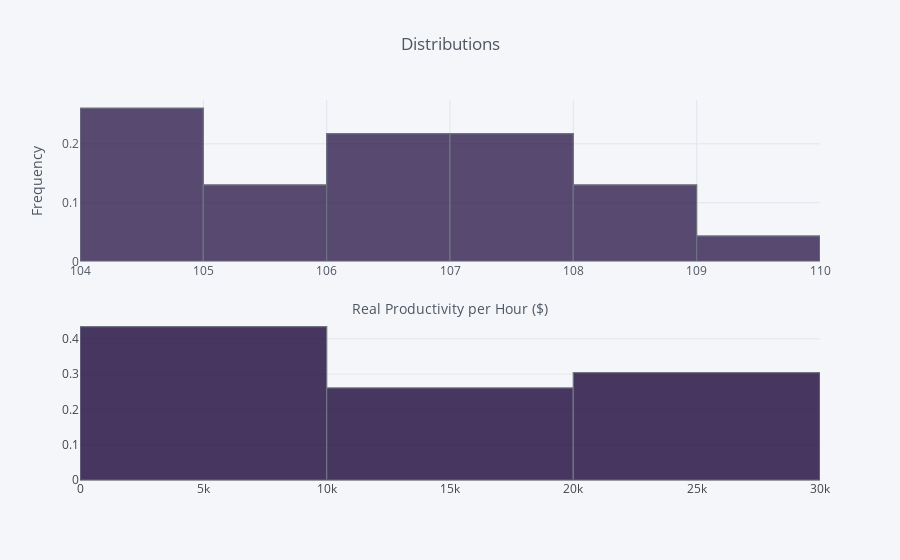

Notebook cell for this chart:
### Code cell
fig0 = df.iplot(
    columns=['Real Output per Hour', 'Tesla Production'], 
    asFigure=True, 
    kind='histogram', 
    showlegend=False,
    colors = ['#ff0074','#1b073a'],
    title='Distributions',
    xTitle='Real Productivity per Hour ($)',
    yTitle='Frequency',
    histnorm='probability',
    subplots=True,
    shape=(2,1),
    )

iplot(fig0)

### Figure 1 — Plotly figure (JSON) as saved in the notebook; plotly's stock layout.template omitted (floating-point values rounded to 4 significant figures)
{"data": [{"histfunc": "count", "histnorm": "probability", "marker": {"color": "rgba(27, 7, 58, 0.8999999999999999)", "line": {"color": "#4D5663", "width": 1.3}}, "name": "Real Output per Hour", "opacity": 0.8, "orientation": "v", "type": "histogram", "x": [104.5, 104.1, 104.3, 104.1, 104.6, 105.6, 104.8, 105.4, 106.5, 106.0, 106.8, 107.1, 107.4, 106.7, 106.4, 106.7, 107.3, 107.6, 107.7, 108.1, 108.8, 108.9, 109.0], "xaxis": "x1", "yaxis": "y1"}, {"histfunc": "count", "histnorm": "probability", "marker": {"color": "rgba(27, 7, 58, 1.0)", "line": {"color": "#4D5663", "width": 1.3}}, "name": "Tesla Production", "opacity": 0.8, "orientation": "v", "type": "histogram", "x": [321, 2400, 4900, 5150, 5500, 6892, 6457, 7579, 7785, 9834, 10030, 11507, 11580, 17478, 14820, 18345, 24500, 22200, 25000, 22000, 26150, 29870, 29980], "xaxis": "x2", "yaxis": "y2"}], "layout": {"barmode": "overlay", "legend": {"bgcolor": "#F5F6F9", "font": {"color": "#4D5663"}}, "paper_bgcolor": "#F5F6F9", "plot_bgcolor": "#F5F6F9", "showlegend": false, "title": "Distributions", "titlefont": {"color": "#4D5663"}, "xaxis1": {"anchor": "y1", "domain": [0, 1], "gridcolor": "#E1E5ED", "showgrid": true, "tickfont": {"color": "#4D5663"}, "title": "Real Productivity per Hour ($)", "titlefont": {"color": "#4D5663"}, "zerolinecolor": "#E1E5ED"}, "xaxis2": {"anchor": "y2", "domain": [0, 1]}, "yaxis1": {"anchor": "x1", "domain": [0.575, 1], "gridcolor": "#E1E5ED", "showgrid": true, "tickfont": {"color": "#4D5663"}, "title": "Frequency", "titlefont": {"color": "#4D5663"}, "zerolinecolor": "#E1E5ED"}, "yaxis2": {"anchor": "x2", "domain": [0, 0.425]}}}
